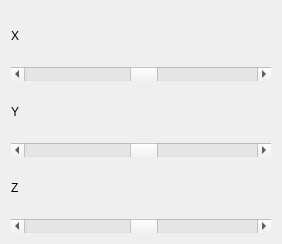
           <widget class="QWidget" name="page_5">
            <property name="geometry">
             <rect>
              <x>0</x>
              <y>0</y>
              <width>282</width>
              <height>244</height>
             </rect>
            </property>
            <attribute name="label">
             <string>Rotation</string>
            </attribute>
            <layout class="QGridLayout" name="gridLayout_17">
             <item row="2" column="0">
              <widget class="QLabel" name="label_40">
               <property name="text">
                <string>Y</string>
               </property>
              </widget>
             </item>
             <item row="0" column="0">
              <widget class="QLabel" name="label_39">
               <property name="text">
                <string>X</string>
               </property>
              </widget>
             </item>
             <item row="5" column="0">
              <widget class="QScrollBar" name="horizontalScrollBar_rot_z">
               <property name="minimum">
                <number>-36</number>
               </property>
               <property name="maximum">
                <number>36</number>
               </property>
               <property name="pageStep">
                <number>1</number>
               </property>
               <property name="value">
                <number>1</number>
               </property>
               <property name="orientation">
                <enum>Qt::Horizontal</enum>
               </property>
              </widget>
             </item>
             <item row="3" column="0">
              <widget class="QScrollBar" name="horizontalScrollBar_rot_y">
               <property name="minimum">
                <number>-36</number>
               </property>
               <property name="maximum">
                <number>36</number>
               </property>
               <property name="pageStep">
                <number>1</number>
               </property>
               <property name="value">
                <number>1</number>
               </property>
               <property name="orientation">
                <enum>Qt::Horizontal</enum>
               </property>
              </widget>
             </item>
             <item row="4" column="0">
              <widget class="QLabel" name="label_41">
               <property name="text">
                <string>Z</string>
               </property>
              </widget>
             </item>
             <item row="1" column="0">
              <widget class="QScrollBar" name="horizontalScrollBar_rot_x">
               <property name="minimum">
                <number>-36</number>
               </property>
               <property name="maximum">
                <number>36</number>
               </property>
               <property name="pageStep">
                <number>1</number>
               </property>
               <property name="value">
                <number>1</number>
               </property>
               <property name="orientation">
                <enum>Qt::Horizontal</enum>
               </property>
              </widget>
             </item>
            </layout>
           </widget>
